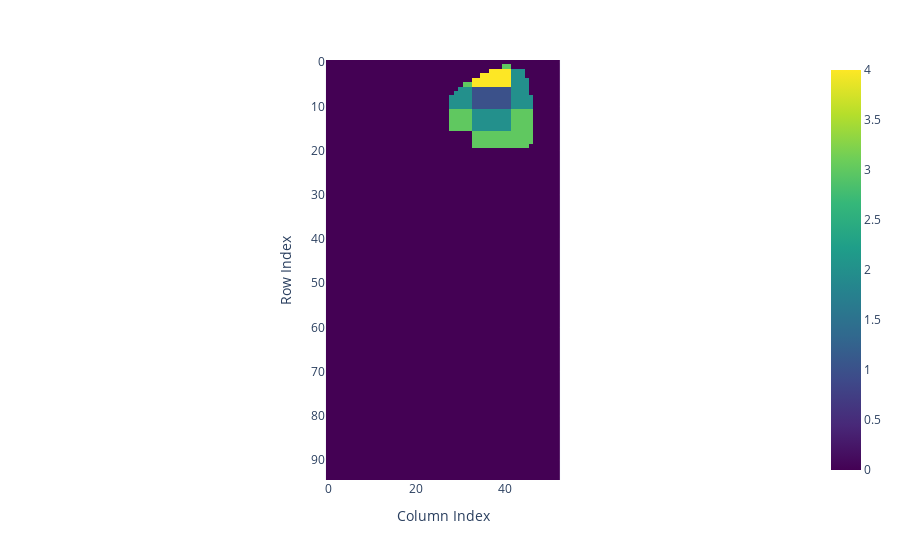

Notebook source saved alongside this figure:
### Markdown cell above
Economic Activity

### Code cell
if menu['raster_processing']:  
    rad_path = os.path.join(output_folder, city + '_avg_rad_sum.tif')
    with rasterio.open(rad_path) as src:
        rad_data = src.read(1)
        rad_data[rad_data == -9999] = np.nan
        rad_data = np.nan_to_num(rad_data, nan=0) 
        
        transform = src.transform
    rad_cluster_labels = create_raster_clusters(rad_data, n_clusters=5)
    plot_cluster_labels_plotly(rad_cluster_labels)
    if cluster_labels is not None:
        print("Cluster labels shape:", rad_cluster_labels.shape)
        rad_cluster_gdf = get_cluster_boundaries(rad_cluster_labels, transform)
        rad_cluster = describe_cluster_location(rad_cluster_gdf, aoi_file)
        rad_cluster
    find_highest_lowest_pixel_value(rad_data)

### Figure 1 — Plotly figure (JSON) as saved in the notebook; plotly's stock layout.template omitted (floating-point values rounded to 4 significant figures; data arrays with more than 128 entries replaced by an {"elided": "..."} marker saying what was removed)
{"data": [{"coloraxis": "coloraxis", "hovertemplate": "x: %{x}<br>y: %{y}<br>color: %{z}<extra></extra>", "name": "0", "type": "heatmap", "xaxis": "x", "yaxis": "y", "z": {"elided": "95x53 int values"}}], "layout": {"coloraxis": {"colorscale": [[0, "#440154"], [0.1111, "#482878"], [0.2222, "#3e4989"], [0.3333, "#31688e"], [0.4444, "#26828e"], [0.5556, "#1f9e89"], [0.6667, "#35b779"], [0.7778, "#6ece58"], [0.8889, "#b5de2b"], [1, "#fde725"]]}, "margin": {"t": 60}, "xaxis": {"anchor": "y", "constrain": "domain", "domain": [0, 1], "scaleanchor": "y", "title": {"text": "Column Index"}}, "yaxis": {"anchor": "x", "autorange": "reversed", "constrain": "domain", "domain": [0, 1], "title": {"text": "Row Index"}}}}
